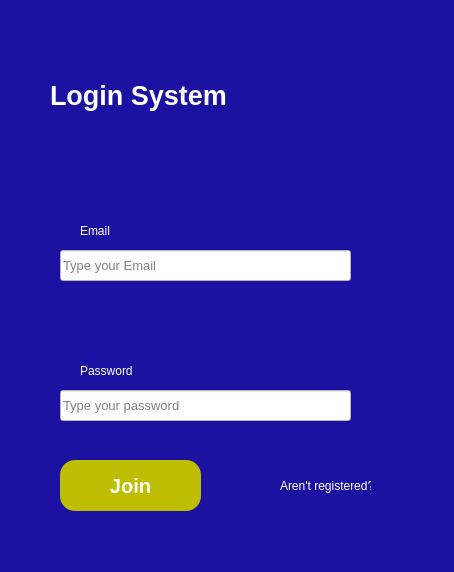
<?xml version="1.0" encoding="UTF-8"?>
<ui version="4.0">
 <class>MainWindow</class>
 <widget class="QMainWindow" name="MainWindow">
  <property name="geometry">
   <rect>
    <x>0</x>
    <y>0</y>
    <width>454</width>
    <height>572</height>
   </rect>
  </property>
  <property name="windowTitle">
   <string>MainWindow</string>
  </property>
  <property name="styleSheet">
   <string notr="true">background-color: rgb(27, 18, 162);</string>
  </property>
  <property name="inputMethodHints">
   <set>Qt::ImhHiddenText</set>
  </property>
  <widget class="QWidget" name="centralwidget">
   <widget class="QLabel" name="label">
    <property name="geometry">
     <rect>
      <x>50</x>
      <y>70</y>
      <width>291</width>
      <height>51</height>
     </rect>
    </property>
    <property name="font">
     <font>
      <pointsize>20</pointsize>
      <weight>75</weight>
      <bold>true</bold>
     </font>
    </property>
    <property name="styleSheet">
     <string notr="true">color: rgb(255, 255, 255);</string>
    </property>
    <property name="text">
     <string>Login System</string>
    </property>
   </widget>
   <widget class="QLabel" name="label_2">
    <property name="geometry">
     <rect>
      <x>80</x>
      <y>220</y>
      <width>111</width>
      <height>21</height>
     </rect>
    </property>
    <property name="styleSheet">
     <string notr="true">color: rgb(255, 255, 255);</string>
    </property>
    <property name="text">
     <string>Email</string>
    </property>
   </widget>
   <widget class="QLabel" name="label_3">
    <property name="geometry">
     <rect>
      <x>80</x>
      <y>360</y>
      <width>111</width>
      <height>21</height>
     </rect>
    </property>
    <property name="styleSheet">
     <string notr="true">color: rgb(255, 255, 255);</string>
    </property>
    <property name="text">
     <string>Password</string>
    </property>
   </widget>
   <widget class="QLineEdit" name="lineEdit">
    <property name="geometry">
     <rect>
      <x>60</x>
      <y>250</y>
      <width>291</width>
      <height>31</height>
     </rect>
    </property>
    <property name="font">
     <font>
      <pointsize>10</pointsize>
     </font>
    </property>
    <property name="styleSheet">
     <string notr="true">background-color: rgb(255, 255, 255);</string>
    </property>
    <property name="placeholderText">
     <string>Type your Email</string>
    </property>
   </widget>
   <widget class="QLineEdit" name="lineEdit_2">
    <property name="geometry">
     <rect>
      <x>60</x>
      <y>390</y>
      <width>291</width>
      <height>31</height>
     </rect>
    </property>
    <property name="font">
     <font>
      <pointsize>10</pointsize>
     </font>
    </property>
    <property name="styleSheet">
     <string notr="true">background-color: rgb(255, 255, 255);</string>
    </property>
    <property name="echoMode">
     <enum>QLineEdit::Password</enum>
    </property>
    <property name="placeholderText">
     <string>Type your password</string>
    </property>
   </widget>
   <widget class="QPushButton" name="pushButton">
    <property name="geometry">
     <rect>
      <x>60</x>
      <y>460</y>
      <width>141</width>
      <height>51</height>
     </rect>
    </property>
    <property name="font">
     <font>
      <pointsize>15</pointsize>
      <weight>75</weight>
      <bold>true</bold>
     </font>
    </property>
    <property name="styleSheet">
     <string notr="true">border-radius: 15px;
color: rgb(255, 255, 255);
background-color: rgb(190, 190, 0);</string>
    </property>
    <property name="text">
     <string>Join</string>
    </property>
   </widget>
   <widget class="QLabel" name="label_4">
    <property name="geometry">
     <rect>
      <x>280</x>
      <y>470</y>
      <width>91</width>
      <height>31</height>
     </rect>
    </property>
    <property name="styleSheet">
     <string notr="true">color: rgb(255, 255, 255);</string>
    </property>
    <property name="text">
     <string>Aren't registered?</string>
    </property>
   </widget>
  </widget>
  <widget class="QStatusBar" name="statusbar"/>
 </widget>
 <resources/>
 <connections/>
</ui>
